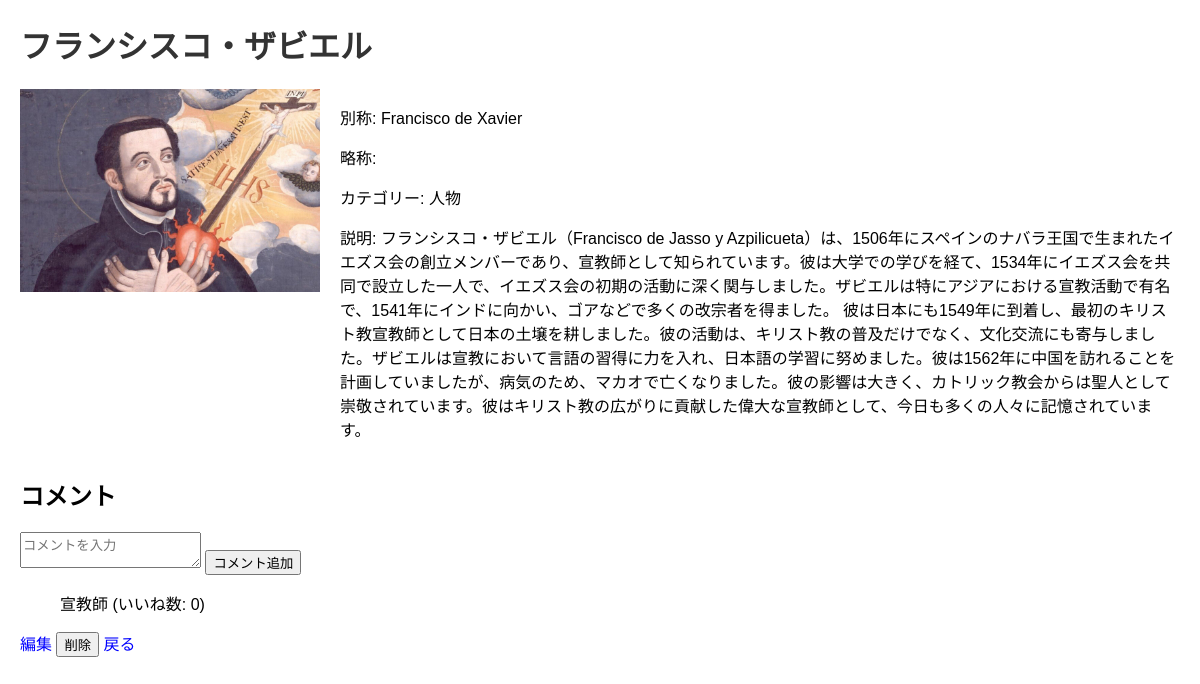
/word/12, run on the app's committed database.
### tables this page shows
CREATE TABLE words (
            id INTEGER PRIMARY KEY,
            name TEXT NOT NULL,
            alias TEXT,
            abbreviation TEXT,
            category TEXT,
            description TEXT,
            image TEXT
        , image1 TEXT, image2 TEXT, image3 TEXT);

CREATE TABLE comments (
            id INTEGER PRIMARY KEY,
            word_id INTEGER,
            user_comment TEXT,
            likes INTEGER DEFAULT 0, content TEXT,
            FOREIGN KEY (word_id) REFERENCES words (id)
        );

### app.py (the view)
@app.route('/word/<int:word_id>')
def word_detail(word_id):
    conn = get_db_connection()
    word = conn.execute('SELECT * FROM words WHERE id = ?', (word_id,)).fetchone()
    if word is None:
        return redirect(url_for('register'))
    comments = conn.execute('SELECT * FROM comments WHERE word_id = ?', (word_id,)).fetchall()
    conn.close()
    return render_template('word_detail.html', word=word, comments=comments)

### app.py (called while the page is built)
def get_db_connection():
    conn = sqlite3.connect('database.db')
    conn.row_factory = sqlite3.Row
    return conn

### templates/word_detail.html (shortened to what this page needs)
<!DOCTYPE html>
<html lang="ja">
<head>
    <link rel="stylesheet" href="{{ url_for('static', filename='style.css') }}">
</head>
<body>
    <h1>{{ word.name }}</h1>
    <div class="word-detail">
        {% if word.image %}
            <img src="{{ url_for('static', filename='uploads/' + word.image) }}" alt="{{ word.name }}">
        {% else %}
            <p>画像は登録されていません。</p>
        {% endif %}
        <div class="word-info">
            <p>別称: {{ word.alias }}</p>
            <p>略称: {{ word.abbreviation }}</p>
            <p>カテゴリー: {{ word.category }}</p>
            <p>説明: {{ word.description }}</p>
        </div>
    </div>
    <h2>コメント</h2>
    <form action="{{ url_for('add_comment', word_id=word['id']) }}" method="post">
        <textarea name="user_comment" placeholder="コメントを入力"></textarea>
        <input type="submit" value="コメント追加">
    </form>
    <ul>
        {% for comment in comments %}
            <li>{{ comment['content'] }} (いいね数: {{ comment['likes'] }})</li>
        {% endfor %}
    </ul>
    <a href="{{ url_for('edit_word', word_id=word.id) }}">編集</a>
    <form action="{{ url_for('delete_word', word_id=word.id) }}" method="post" style="display:inline;">
        <input type="submit" value="削除" onclick="return confirm('本当に削除しますか？');">
    </form>
    <a href="/">戻る</a>
</body>
</html>

### static/style.css (style rules this page uses)
body { font-family: Arial, sans-serif; margin: 20px; }
h1 { color: #333; }
ul { list-style-type: none; }
li { margin: 10px 0; }
a { text-decoration: none; color: blue; }

### templates/word_detail.html (style rules this page uses)
.word-detail { display: flex; align-items: flex-start; }
.word-info { margin-left: 20px; }
img { width: 300px; height: auto; }

### data on the page
words: name "フランシスコ・ザビエル", image (picture), alias "Francisco de Xavier", category "人物", description "フランシスコ・ザビエル（Francisco de Jasso y Azpilicueta）は、1506年にスペインのナバラ王国で生まれたイエズス会の創立メンバーであり、宣教師として知られています。彼は大学での学びを経て、1534年にイエズス会を共同で設立した一人で、イエズス会の初期の活動に深く関与しました。ザビエルは特にアジアにおける宣教活動で有名で、1541年にインドに向かい、ゴアなどで多くの改宗者を得ました。 彼は日本にも1549年に到着し、最初のキリスト教宣教師として日本の土壌を耕しました。彼の活動は、キリスト教の普及だけでなく、文化交流にも寄与しました。ザビエルは宣教において言語の習得に力を入れ、日本語の学習に努めました。彼は1562年に中国を訪れることを計画していましたが、病気のため、マカオで亡くなりました。彼の影響は大きく、カトリック教会からは聖人として崇敬されています。彼はキリスト教の広がりに貢献した偉大な宣教師として、今日も多くの人々に記憶されています。"
comments: content "宣教師", likes "0"
